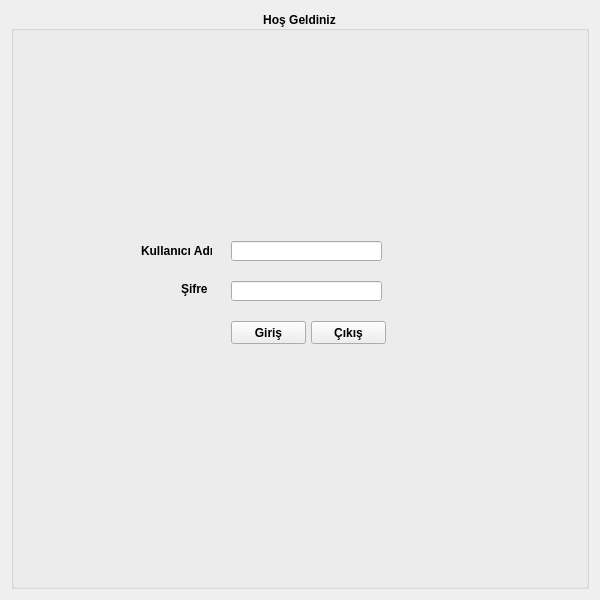
<?xml version="1.0" encoding="UTF-8"?>
<ui version="4.0">
 <class>Form</class>
 <widget class="QWidget" name="Form">
  <property name="geometry">
   <rect>
    <x>0</x>
    <y>0</y>
    <width>600</width>
    <height>600</height>
   </rect>
  </property>
  <property name="sizePolicy">
   <sizepolicy hsizetype="Preferred" vsizetype="Preferred">
    <horstretch>0</horstretch>
    <verstretch>0</verstretch>
   </sizepolicy>
  </property>
  <property name="minimumSize">
   <size>
    <width>0</width>
    <height>0</height>
   </size>
  </property>
  <property name="sizeIncrement">
   <size>
    <width>0</width>
    <height>0</height>
   </size>
  </property>
  <property name="windowTitle">
   <string>Giriş</string>
  </property>
  <layout class="QHBoxLayout" name="horizontalLayout_3">
   <item>
    <layout class="QHBoxLayout" name="horizontalLayout">
     <item>
      <widget class="QGroupBox" name="groupBox">
       <property name="sizePolicy">
        <sizepolicy hsizetype="Preferred" vsizetype="Preferred">
         <horstretch>0</horstretch>
         <verstretch>0</verstretch>
        </sizepolicy>
       </property>
       <property name="minimumSize">
        <size>
         <width>0</width>
         <height>0</height>
        </size>
       </property>
       <property name="baseSize">
        <size>
         <width>0</width>
         <height>0</height>
        </size>
       </property>
       <property name="font">
        <font>
         <weight>75</weight>
         <bold>true</bold>
        </font>
       </property>
       <property name="layoutDirection">
        <enum>Qt::LeftToRight</enum>
       </property>
       <property name="title">
        <string>Hoş Geldiniz</string>
       </property>
       <property name="alignment">
        <set>Qt::AlignCenter</set>
       </property>
       <property name="flat">
        <bool>true</bool>
       </property>
       <widget class="QLabel" name="label">
        <property name="geometry">
         <rect>
          <x>130</x>
          <y>230</y>
          <width>71</width>
          <height>20</height>
         </rect>
        </property>
        <property name="text">
         <string>Kullanıcı Adı</string>
        </property>
       </widget>
       <widget class="QLabel" name="label_2">
        <property name="geometry">
         <rect>
          <x>170</x>
          <y>270</y>
          <width>31</width>
          <height>16</height>
         </rect>
        </property>
        <property name="text">
         <string>Şifre</string>
        </property>
       </widget>
       <widget class="QLineEdit" name="lineEdit_ogrenci_id">
        <property name="geometry">
         <rect>
          <x>220</x>
          <y>230</y>
          <width>151</width>
          <height>20</height>
         </rect>
        </property>
        <property name="sizePolicy">
         <sizepolicy hsizetype="Preferred" vsizetype="Preferred">
          <horstretch>0</horstretch>
          <verstretch>0</verstretch>
         </sizepolicy>
        </property>
       </widget>
       <widget class="QLineEdit" name="lineEdit_ogrenci_sifre">
        <property name="geometry">
         <rect>
          <x>220</x>
          <y>270</y>
          <width>151</width>
          <height>20</height>
         </rect>
        </property>
        <property name="sizePolicy">
         <sizepolicy hsizetype="Preferred" vsizetype="Preferred">
          <horstretch>0</horstretch>
          <verstretch>0</verstretch>
         </sizepolicy>
        </property>
        <property name="echoMode">
         <enum>QLineEdit::Password</enum>
        </property>
        <property name="readOnly">
         <bool>false</bool>
        </property>
        <property name="clearButtonEnabled">
         <bool>false</bool>
        </property>
       </widget>
       <widget class="QPushButton" name="pushButton_ogrenci_giris">
        <property name="geometry">
         <rect>
          <x>220</x>
          <y>310</y>
          <width>75</width>
          <height>23</height>
         </rect>
        </property>
        <property name="sizePolicy">
         <sizepolicy hsizetype="Preferred" vsizetype="Preferred">
          <horstretch>0</horstretch>
          <verstretch>0</verstretch>
         </sizepolicy>
        </property>
        <property name="text">
         <string>Giriş</string>
        </property>
       </widget>
       <widget class="QPushButton" name="pushButton_cikis">
        <property name="geometry">
         <rect>
          <x>300</x>
          <y>310</y>
          <width>75</width>
          <height>23</height>
         </rect>
        </property>
        <property name="sizePolicy">
         <sizepolicy hsizetype="Preferred" vsizetype="Preferred">
          <horstretch>0</horstretch>
          <verstretch>0</verstretch>
         </sizepolicy>
        </property>
        <property name="text">
         <string>Çıkış</string>
        </property>
       </widget>
      </widget>
     </item>
    </layout>
   </item>
  </layout>
 </widget>
 <resources/>
 <connections/>
</ui>
